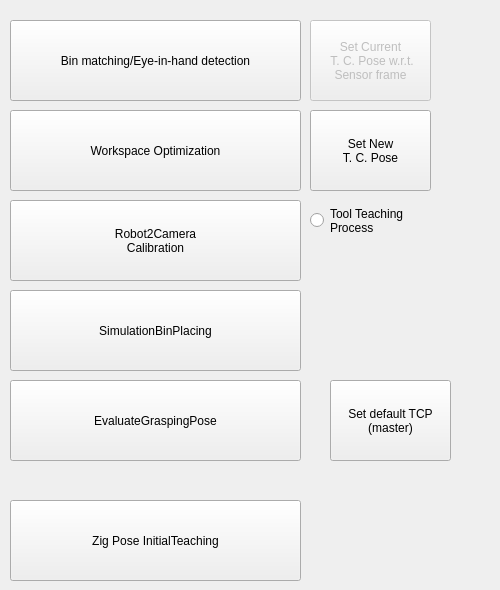
   <widget class="QWidget" name="tab_23">
    <attribute name="title">
     <string>Initial stage</string>
    </attribute>
    <widget class="QPushButton" name="pushButton_setToolChangingPoseSensorFrame">
     <property name="enabled">
      <bool>false</bool>
     </property>
     <property name="geometry">
      <rect>
       <x>310</x>
       <y>20</y>
       <width>121</width>
       <height>81</height>
      </rect>
     </property>
     <property name="text">
      <string>Set Current
 T. C. Pose w.r.t.
Sensor frame</string>
     </property>
    </widget>
    <widget class="QPushButton" name="pushButton_doSimulationBinPlacing">
     <property name="enabled">
      <bool>true</bool>
     </property>
     <property name="geometry">
      <rect>
       <x>10</x>
       <y>290</y>
       <width>291</width>
       <height>81</height>
      </rect>
     </property>
     <property name="layoutDirection">
      <enum>Qt::LeftToRight</enum>
     </property>
     <property name="text">
      <string>SimulationBinPlacing</string>
     </property>
     <property name="checkable">
      <bool>true</bool>
     </property>
    </widget>
    <widget class="QPushButton" name="pushButton_doOptimizationBinWorkspace">
     <property name="enabled">
      <bool>true</bool>
     </property>
     <property name="geometry">
      <rect>
       <x>10</x>
       <y>110</y>
       <width>291</width>
       <height>81</height>
      </rect>
     </property>
     <property name="layoutDirection">
      <enum>Qt::LeftToRight</enum>
     </property>
     <property name="text">
      <string>Workspace Optimization</string>
     </property>
    </widget>
    <widget class="QPushButton" name="pushButton_setNewToolChangingPoseBaseFrame">
     <property name="enabled">
      <bool>true</bool>
     </property>
     <property name="geometry">
      <rect>
       <x>310</x>
       <y>110</y>
       <width>121</width>
       <height>81</height>
      </rect>
     </property>
     <property name="text">
      <string>Set New
T. C. Pose</string>
     </property>
    </widget>
    <widget class="QRadioButton" name="radioButton_assemblyUI_isToolTeachingProcess">
     <property name="geometry">
      <rect>
       <x>310</x>
       <y>200</y>
       <width>181</width>
       <height>41</height>
      </rect>
     </property>
     <property name="text">
      <string>Tool Teaching
Process</string>
     </property>
     <property name="checked">
      <bool>false</bool>
     </property>
     <property name="autoExclusive">
      <bool>false</bool>
     </property>
    </widget>
    <widget class="QPushButton" name="pushButton_doBinMatching">
     <property name="enabled">
      <bool>true</bool>
     </property>
     <property name="geometry">
      <rect>
       <x>10</x>
       <y>20</y>
       <width>291</width>
       <height>81</height>
      </rect>
     </property>
     <property name="layoutDirection">
      <enum>Qt::LeftToRight</enum>
     </property>
     <property name="text">
      <string>Bin matching/Eye-in-hand detection</string>
     </property>
     <property name="checkable">
      <bool>true</bool>
     </property>
    </widget>
    <widget class="QPushButton" name="pushButton_doRobot2CameraCalibration">
     <property name="enabled">
      <bool>true</bool>
     </property>
     <property name="geometry">
      <rect>
       <x>10</x>
       <y>200</y>
       <width>291</width>
       <height>81</height>
      </rect>
     </property>
     <property name="layoutDirection">
      <enum>Qt::LeftToRight</enum>
     </property>
     <property name="text">
      <string>Robot2Camera
Calibration</string>
     </property>
     <property name="checkable">
      <bool>true</bool>
     </property>
    </widget>
    <widget class="QPushButton" name="pushButton_doEvaluateGraspingPose">
     <property name="enabled">
      <bool>true</bool>
     </property>
     <property name="geometry">
      <rect>
       <x>10</x>
       <y>380</y>
       <width>291</width>
       <height>81</height>
      </rect>
     </property>
     <property name="layoutDirection">
      <enum>Qt::LeftToRight</enum>
     </property>
     <property name="text">
      <string>EvaluateGraspingPose</string>
     </property>
     <property name="checkable">
      <bool>true</bool>
     </property>
    </widget>
    <widget class="QPushButton" name="pushButton_setTCPDefault">
     <property name="enabled">
      <bool>true</bool>
     </property>
     <property name="geometry">
      <rect>
       <x>330</x>
       <y>380</y>
       <width>121</width>
       <height>81</height>
      </rect>
     </property>
     <property name="text">
      <string>Set default TCP
(master)</string>
     </property>
    </widget>
    <widget class="QPushButton" name="pushButton_doZigPoseInitialTeaching">
     <property name="enabled">
      <bool>true</bool>
     </property>
     <property name="geometry">
      <rect>
       <x>10</x>
       <y>500</y>
       <width>291</width>
       <height>81</height>
      </rect>
     </property>
     <property name="text">
      <string>Zig Pose InitialTeaching</string>
     </property>
    </widget>
   </widget>
